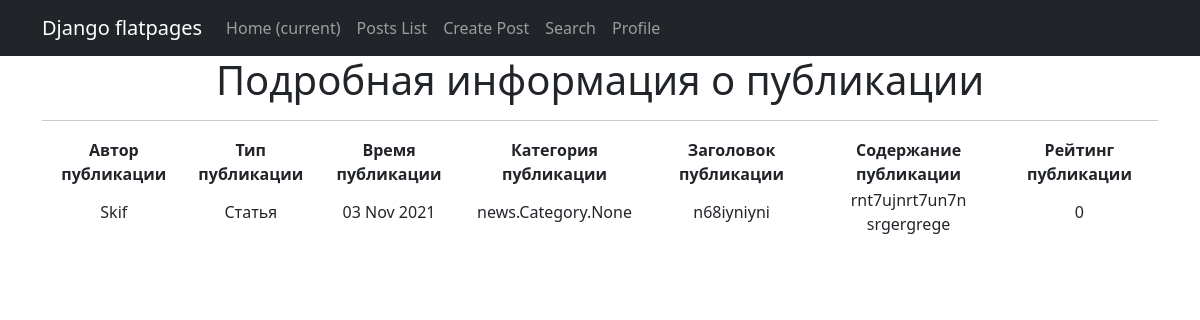
The app's page /posts/11/ with its own data.
### news/models.py (models this page shows, shortened)
class Post(models.Model):
    article = 'AR'
    news = 'NW'
    kind = [
        (article, 'Статья'),
        (news, 'Новость')
    ]
    author = models.ForeignKey(Author, on_delete=models.CASCADE)
    view = models.CharField(max_length=2, choices=kind, default=article)
    time_of_creation = models.DateTimeField(auto_now_add=True)
    post_category = models.ManyToManyField(Category, through='PostCategory')
    title = models.CharField(max_length=128)
    text = models.TextField()
    post_rating = models.IntegerField(default=0)
    class Meta:
        verbose_name = 'Публикация'
        verbose_name_plural = 'Публикации'

class Author(models.Model):
    author_user = models.OneToOneField(User, on_delete=models.CASCADE)
    author_rating = models.IntegerField(default=0)
    class Meta:
        verbose_name = 'Автор'
        verbose_name_plural = 'Авторы'
    def __str__(self):
        return f'{self.author_user}'

### news/views.py (the view)
# urls.py: path('<int:pk>/', PostDetailView.as_view(), name='post_detail'),
class PostDetailView(DetailView):
    template_name = 'news/post_detail.html'
    queryset = Post.objects.all()

### templates/news/post_detail.html (shortened to what this page needs)
{% extends 'default.html' %}
{% block content %}
<h1>Подробная информация о публикации</h1>
  <hr>
<table>
    <thead>
        <th>
            <b>Автор публикации</b>
        </th>
        <th>
            <b>Тип публикации</b>
        </th>
        <th>
            <b>Время публикации</b>
        </th>
        <th>
            <b>Категория публикации</b>
        </th>
        <th>
            <b>Заголовок публикации</b>
        </th>
        <th>
            <b>Содержание публикации</b>
        </th>
        <th>
            <b>Рейтинг публикации</b>
        </th>
    </thead>
    <tr>
        <td>
            {{ post.author }}
        </td>
        <td>
            {{ post.get_view_display}}
        </td>
        <td>
            {{ post.time_of_creation|date:'d M Y' }}
        </td>
        <td>
            {{ post.post_category}}
        </td>
        <td>
            {{ post.title }}
        </td>
        <td>
            {{ post.text }}
        </td>
        <td>
            {{ post.post_rating }}
        </td>
    </tr>
</table>
<br>
{% endblock content %}

### records on screen
Post: author "Skif", view "Статья", time_of_creation "03 Nov 2021", post_category "news.Category.None", title "n68iyniyni", text "rnt7ujnrt7un7n srgergrege", post_rating "0"
